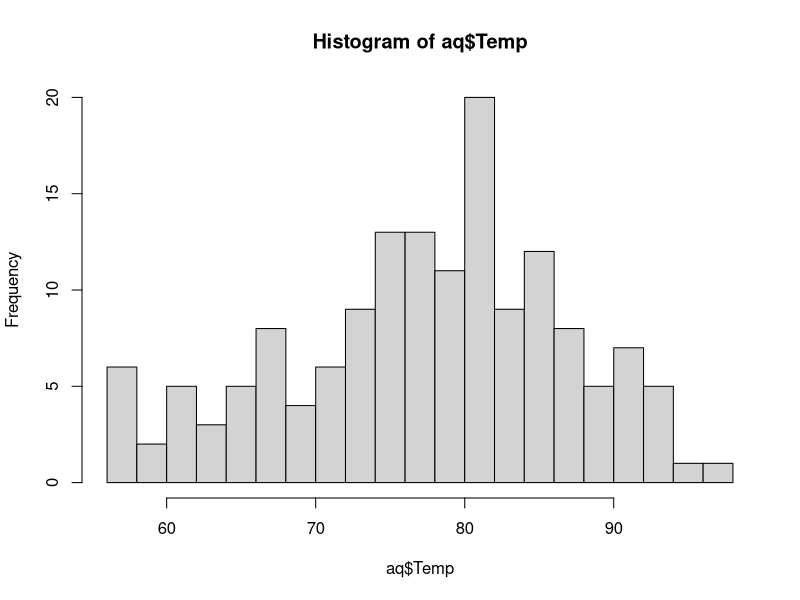
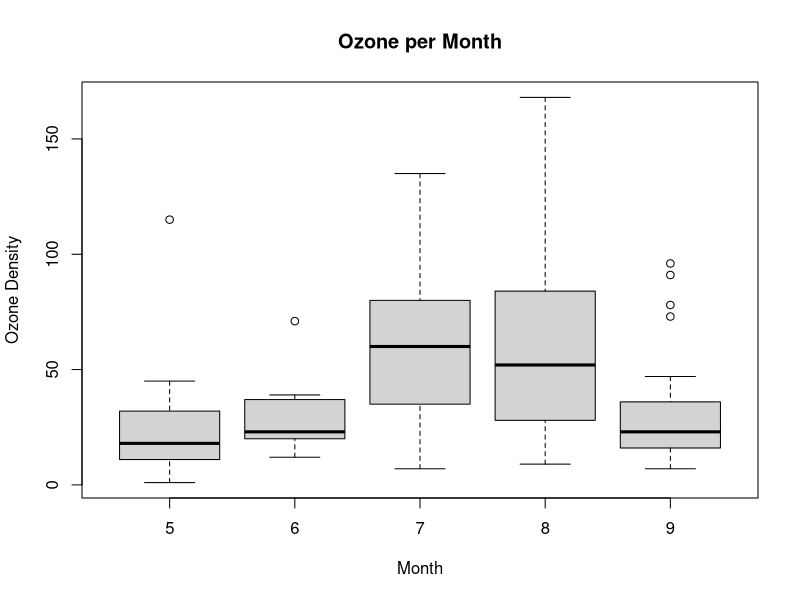
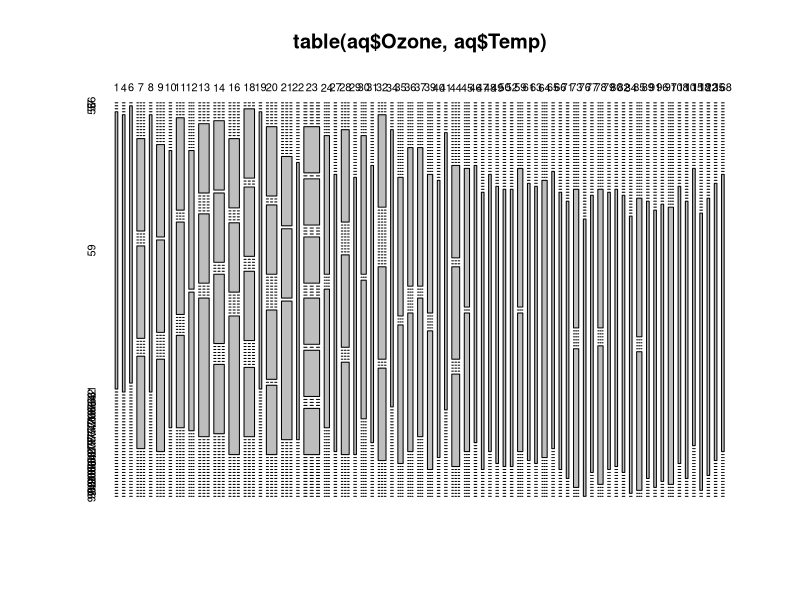
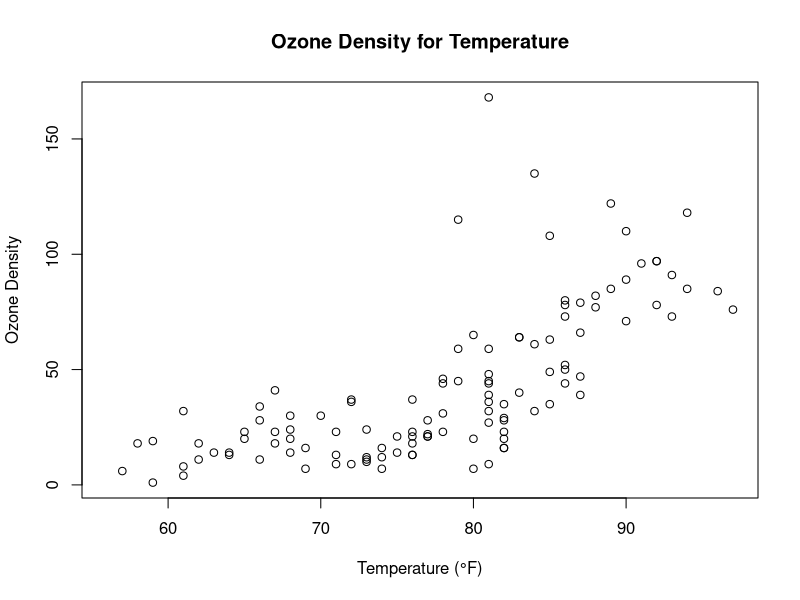

The R script that drew these images, in order:
setwd("~/usr/doc/uninotes/Y1S1/STAT1008/ST1008AS1")
setwd("/Users/j/Documents/UniNotes/Y1S1/STAT1008/ST1008AS1/")
aq = read.csv("airquality.csv")
hist(aq$Temp, breaks=20)
#Save currently visible plot
boxplot(Ozone~Month,data=aq, main="Ozone per Month", ylab="Ozone Density", xlab="Month")
plot(table(aq$Ozone, aq$Temp))
plot(aq$Temp, aq$Ozone, main="Ozone Density for Temperature", ylab="Ozone Density", xlab="Temperature (°F)") 

